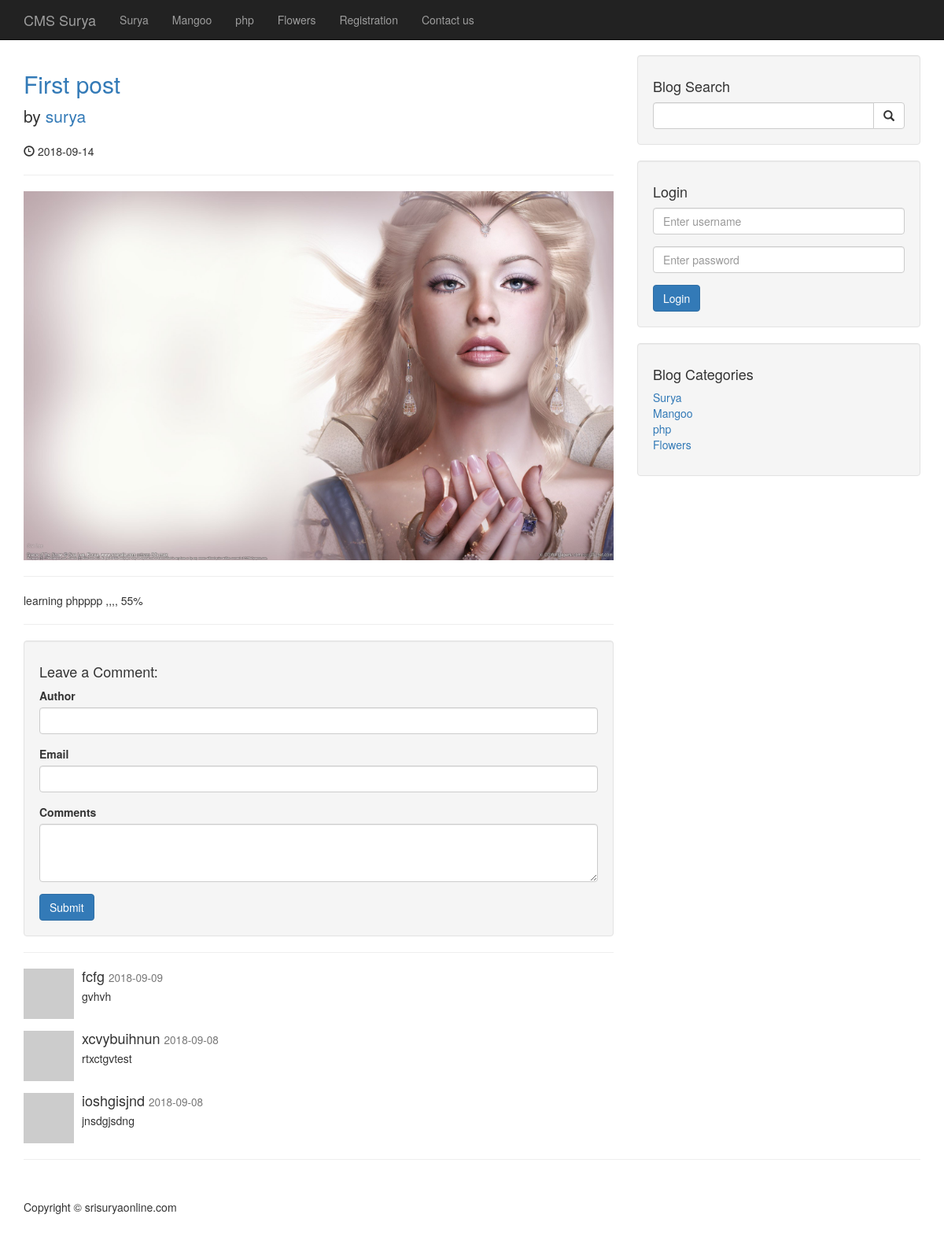
Page /post.php?p_id=1 on the earlier database version.
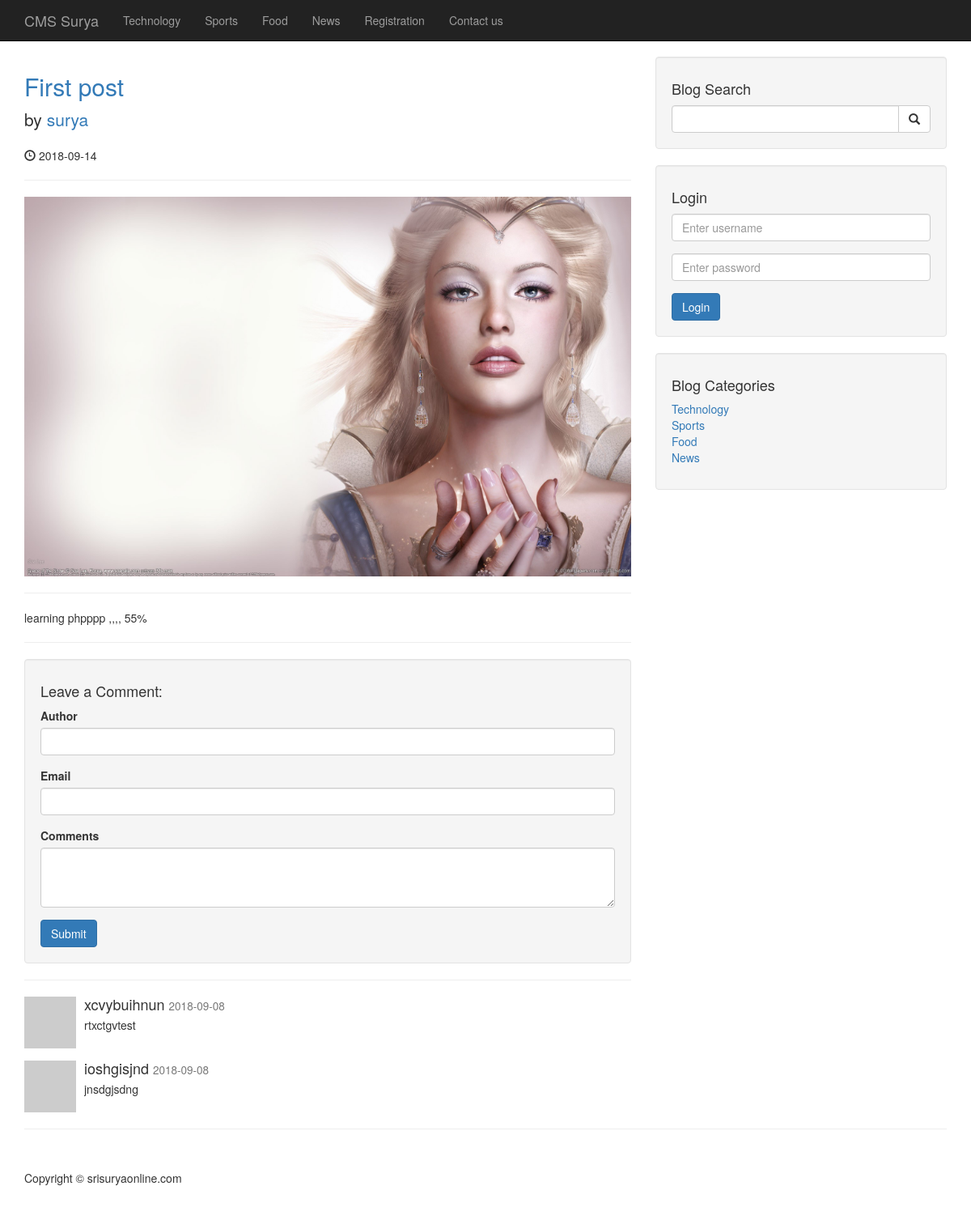
Same page on the later database version.
### tables this page shows
CREATE TABLE `categories` (
  `cat_id` int(4) NOT NULL,
  `cat_title` varchar(100) NOT NULL
);

CREATE TABLE `posts` (
  `post_id` int(10) NOT NULL,
  `post_category_id` int(10) NOT NULL,
  `post_title` varchar(255) NOT NULL,
  `post_author` varchar(255) NOT NULL,
  `post_user` varchar(255) NOT NULL,
  `post_date` date NOT NULL,
  `post_image` text NOT NULL,
  `post_content` text NOT NULL,
  `post_tags` varchar(255) NOT NULL,
  `post_comment_count` int(10) NOT NULL,
  `post_status` varchar(255) NOT NULL DEFAULT 'draft',
  `post_views_count` int(10) NOT NULL
);

CREATE TABLE `comments` (
  `comment_id` int(5) NOT NULL,
  `comment_post_id` int(5) NOT NULL,
  `comment_author` varchar(255) NOT NULL,
  `comment_email` varchar(255) NOT NULL,
  `comment_content` text NOT NULL,
  `comment_status` varchar(255) NOT NULL,
  `comment_date` date NOT NULL
);

### post.php (the view, shortened to what this page needs)
<?php include "includes/header.php"; ?>
<body>
    <?php include "includes/navigation.php"; ?>
    <div class="container">
        <div class="row">
            <div class="col-md-8">
                <?php
                if(isset($_GET['p_id'])){
                    $the_post_id =$_GET['p_id'];
                    if(isset($_SESSION['user_role']) && $_SESSION['user_role'] == 'Admin'){
                       $query = "SELECT * FROM posts WHERE post_id = $the_post_id";
                    }
                    else{
                        $query = "SELECT * FROM posts WHERE post_id = $the_post_id AND post_status= 'published'";
                    }
                    $select_all_posts_query = mysqli_query($connection, $query);
                    if(mysqli_num_rows($select_all_posts_query) < 1){
                      echo "<h1 class='text-center'>No Posts available</h1>";
                    }
                    else{
                    while($row = mysqli_fetch_assoc( $select_all_posts_query)){
                    $post_title   =  $row['post_title'];
                    $post_author  =  $row['post_author'];
                    $post_date    =  $row['post_date'];
                    $post_image   =  $row['post_image'];
                    $post_content =  $row['post_content'];
               ?>
                <h2>
                    <a href="#"><?php echo $post_title ?></a>
                </h2>
                <p class="lead">
                    by <a href="author_posts.php?author=<?php echo $post_author; ?>"><?php echo $post_author ?></a>
                </p>
                <p><span class="glyphicon glyphicon-time"></span> <?php echo $post_date ?></p>
                <hr>
                <img class="img-responsive" src="images/<?php echo $post_image; ?>" alt="">
                <hr>
                <p><?php echo $post_content ?></p>
                <hr>
            <?php } ?>
                <div class="well">
                    <h4>Leave a Comment:</h4>
                    <form action="" method="post" role="form">
                       <div class="form-group">
                           <label for="comment-author">Author</label>
                           <input type="text" class="form-control" name="comment_author" >
                       </div>
                       <div class="form-group">
                           <label for="comment-email">Email</label>
                           <input type="email" class="form-control" name="comment_email" >
                       </div>
                        <div class="form-group">
                            <label for="comment-content">Comments</label>
                            <textarea class="form-control" rows="3" name="comment_content"></textarea>
                        </div>
                        <button type="submit" name= "create_comment" class="btn btn-primary">Submit</button>
                    </form>
                </div>
                <hr>
                <?php
                 $query = "SELECT * FROM comments WHERE comment_post_id= {$the_post_id} ";
                 $query .= "AND comment_status = 'Approved' ";
                 $query .= "ORDER BY comment_id DESC ";
                 $select_comment_query = mysqli_query($connection, $query);
                   while($row = mysqli_fetch_assoc( $select_comment_query))
                   {
                    $comment_author  =  $row['comment_author'];
                    $comment_content  =  $row['comment_content'];
                    $comment_date =  $row['comment_date'];
                ?>
                <div class="media">
                    <a class="pull-left" href="#">
                        <img class="media-object" src="http://placehold.it/64x64" alt="">
                    </a>
                    <div class="media-body">
                        <h4 class="media-heading"><?php echo $comment_author ?>
                            <small><?php echo $comment_date ?></small>
                        </h4>
                        <?php echo $comment_content ?>
                    </div>
                </div>
                <?php  } } }
                else{
                    header("Location: index.php");
                }
                ?>
            </div>
           <?php include "includes/sidebar.php"; ?>
        </div>
        <hr>
    <?php include "includes/footer.php"; ?>
    </div>
</body>
</html>

### includes/header.php (shortened to what this page needs)
<!DOCTYPE html>
<html lang="en">
<head>
    <link href="css/bootstrap.min.css" rel="stylesheet">
    <link href="css/blog-home.css" rel="stylesheet">
    <link href="css/styles.css" rel="stylesheet">
</head>

### includes/navigation.php (shortened to what this page needs)
<nav class="navbar navbar-inverse navbar-fixed-top" role="navigation">
    <div class="container">
        <div class="navbar-header">
            <a class="navbar-brand" href="./index.php">CMS Surya</a>
        </div>
        <div class="collapse navbar-collapse" id="bs-example-navbar-collapse-1">
            <ul class="nav navbar-nav">
            <?php
                $query = "SELECT * FROM categories";
                $select_all_categories_query = mysqli_query($connection, $query);
                while($row = mysqli_fetch_assoc( $select_all_categories_query))
                {
                $category_id = $row['cat_id'];
                $category_title  =  $row['cat_title'];
                $category_class= '';
                $contact_class = '';
                $page_name = basename($_SERVER['PHP_SELF']);
                    if(isset($_GET['category']) && $_GET['category'] == $category_id)
                    {
                        $category_class = 'active';
                    }
                    else {
                        switch($page_name){
                        default:
                        $contact_class = '';
                        }
                    }
                echo "<li class='$category_class'><a href ='category.php?category= {$category_id}'>{$category_title}</a></li>";
                }
                ?>
               <?php
                 if(isset($_SESSION['user_name'])){
                    if(isset($_GET['p_id'])){
                        $the_post_id = $_GET['p_id'];
                        echo "<li><a href='admin/posts.php?source=edit_post&p_id={$the_post_id}'>Edit post</a></li>";
                     }
                     echo "<li><a href='admin'>Admin</a></li>";
                } else {
                echo "<li><a href='registration.php'>Registration</a></li>";
                }
               ?>
                <li class = '<?php echo $contact_class ?>'>
                    <a href="contact.php">Contact us</a>
                </li>
            </ul>
        </div>
    </div>
</nav>

### includes/sidebar.php (shortened to what this page needs)
 <div class="col-md-4">
    <div class="well">
        <h4>Blog Search</h4>
        <form action="search.php" method="post">
        <div class="input-group">
            <input name="search" type="text" class="form-control">
            <span class="input-group-btn">
              <button name = "submit" class="btn btn-default" type="submit">
                <span class="glyphicon glyphicon-search"></span>
              </button>
            </span>
        </div>
        </form>
    </div>
    <div class="well">
        <?php if(isset($_SESSION['user_role'])): ?>
        <h4> Logged in as <?php echo $_SESSION['user_name']; ?></h4>
        <a href="includes/logout.php" class="btn btn-primary">Logout</a>
        <?php else: ?>
        <h4>Login</h4>
        <form action="includes/login.php" method="post">
        <div class="form-group">
            <input name="user_name" type="text" class="form-control" placeholder= "Enter username">
        </div>
        <div class="form-group">
            <input name="user_password" type="password" class="form-control" placeholder= "Enter password">
        </div>
        <button class="btn btn-primary" name= "login" type="submit">Login</button>
        </form>
        <?php endif; ?>
    </div>
    <div class="well">
         <?php
            $query = "SELECT * FROM categories";
            $select_categories_sidebar = mysqli_query($connection, $query);
         ?>
        <h4>Blog Categories</h4>
        <div class="row">
            <div class="col-lg-12">
                <ul class="list-unstyled">
                      <?php
                       while($row = mysqli_fetch_assoc( $select_categories_sidebar))
                           {
                            $category_id = $row['cat_id'];
                            $category_title  =  $row['cat_title'];
                            echo "<li><a href ='category.php?category= $category_id' >{$category_title}</a></li>";
                           }
                      ?>
                </ul>
            </div>
        </div>
    </div>
</div>

### includes/footer.php
<footer>
            <div class="row">
                <div class="col-lg-12">
                    <p>Copyright &copy; srisuryaonline.com</p>
                </div>
            </div>
</footer>

### css/blog-home.css (style rules this page uses)
body { padding-top: 70px; }
footer { margin: 50px 0; }

Differences in the rows shown:
removed comments: comment_author "fcfg", comment_date "2018-09-09", comment_content "gvhvh"
changed categories: cat_title "Surya" → "Technology"
changed categories: cat_title "Mangoo" → "Sports"
changed categories: cat_title "php" → "Food"
changed categories: cat_title "Flowers" → "News"
